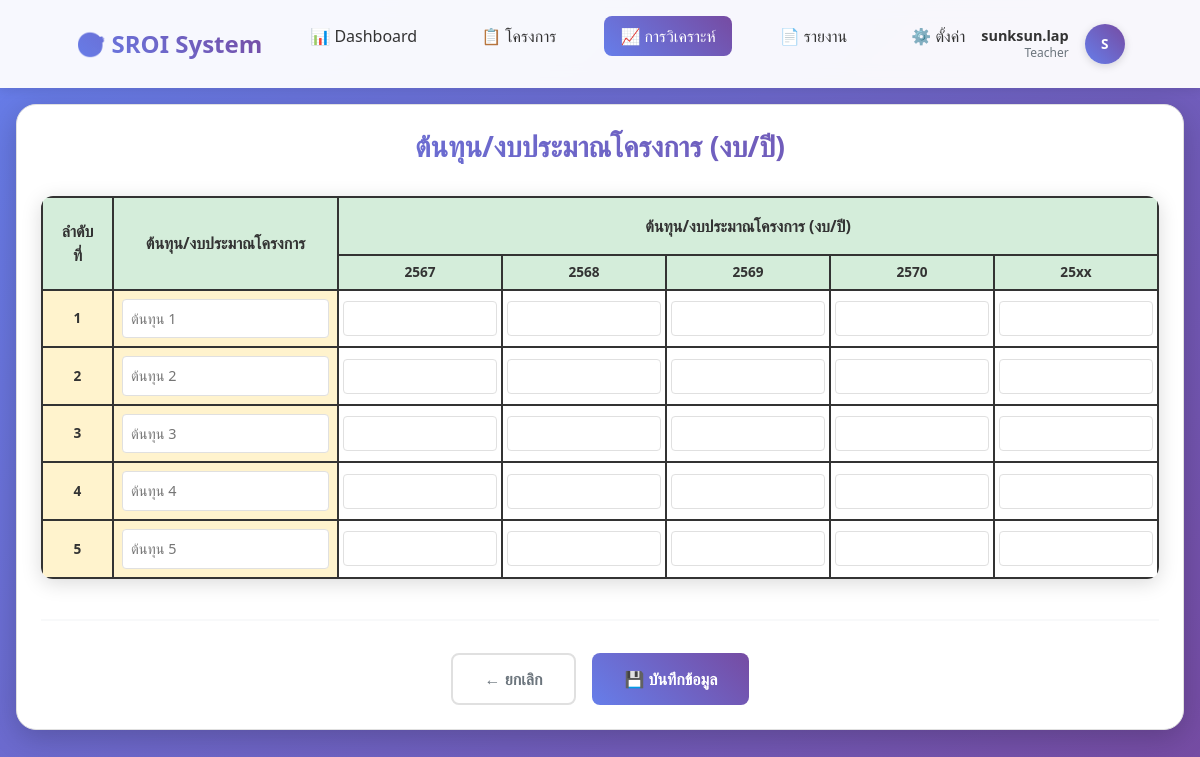
The page /impact_pathway/cost.php (signed in) on the database as committed earlier.
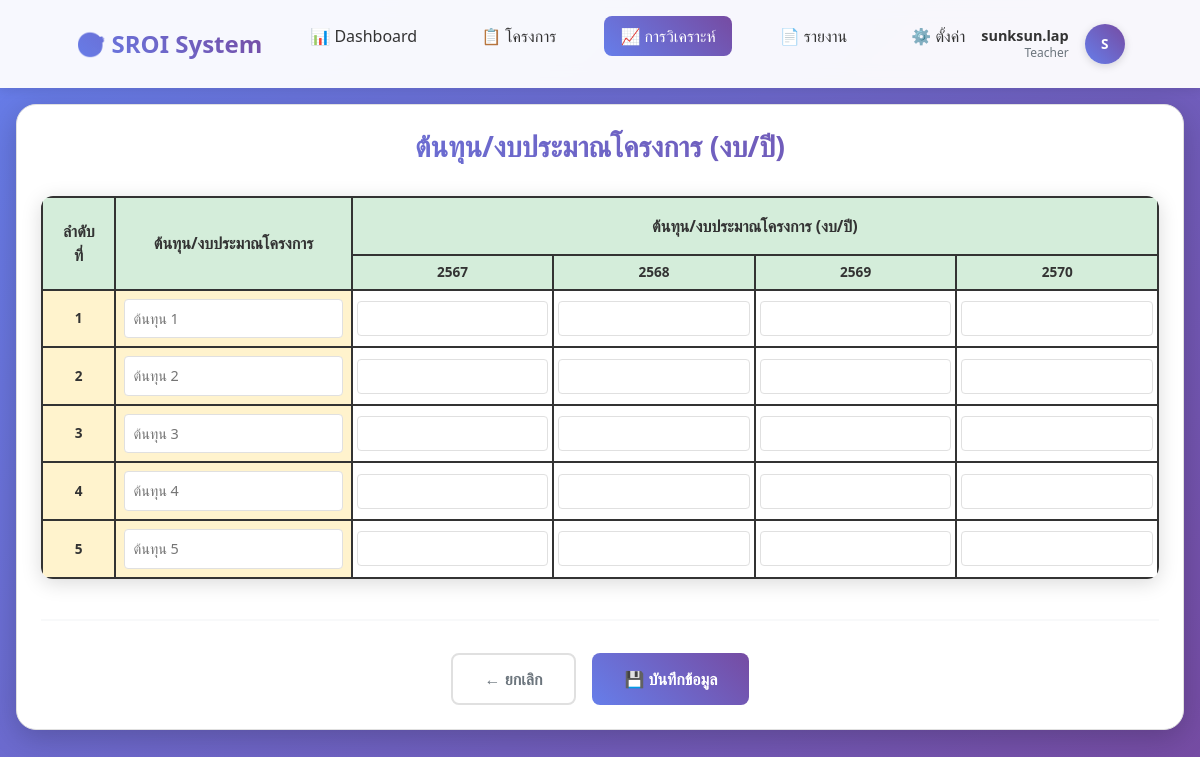
The same page on the database as committed later.
### tables this page shows
CREATE TABLE `years` (
  `year_id` int(11) NOT NULL,
  `year_be` varchar(10) NOT NULL COMMENT 'ปี พ.ศ. เช่น 2567, 2568',
  `year_ad` int(11) NOT NULL COMMENT 'ปี ค.ศ. เช่น 2024, 2025',
  `year_display` varchar(50) NOT NULL COMMENT 'ชื่อปีที่แสดง เช่น 2567, 25xx',
  `year_description` varchar(200) DEFAULT NULL COMMENT 'รายละเอียดปี',
  `is_active` tinyint(1) DEFAULT 1 COMMENT 'สถานะการใช้งาน',
  `sort_order` int(11) DEFAULT 0 COMMENT 'ลำดับการแสดงผล',
  `created_at` timestamp NOT NULL DEFAULT current_timestamp(),
  `updated_at` timestamp NOT NULL DEFAULT current_timestamp() ON UPDATE current_timestamp()
);

### impact_pathway/cost.php (the view, shortened to what this page needs)
<?php
require_once '../config.php';
$available_years = [];
$years_query = "SELECT year_be, year_display FROM years WHERE is_active = 1 ORDER BY sort_order ASC";
$years_result = mysqli_query($conn, $years_query);
if ($years_result) {
    while ($year = mysqli_fetch_assoc($years_result)) {
        $available_years[] = $year;
    }
}
?>
<!DOCTYPE html>
<html lang="th">
<head>
    <link href="https://cdn.jsdelivr.net/npm/bootstrap@5.3.0/dist/css/bootstrap.min.css" rel="stylesheet">
    <link href="https://cdnjs.cloudflare.com/ajax/libs/font-awesome/6.0.0/css/all.min.css" rel="stylesheet">
</head>
<body>
    <nav class="navbar">
        <div class="nav-container">
            <a href="index.php" class="logo">
                🎯 SROI System
            </a>
            <ul class="nav-menu">
                <li><a href="dashboard.php" class="nav-link">📊 Dashboard</a></li>
                <li><a href="project-list.php" class="nav-link">📋 โครงการ</a></li>
                <li><a href="analysis.php" class="nav-link active">📈 การวิเคราะห์</a></li>
                <li><a href="reports.php" class="nav-link">📄 รายงาน</a></li>
                <li><a href="settings.php" class="nav-link">⚙️ ตั้งค่า</a></li>
            </ul>
            <?php include '../user-menu.php'; ?>
        </div>
    </nav>
    <div class="main-container">
        <div class="form-container">
            <h2 class="form-title">ต้นทุน/งบประมาณโครงการ (งบ/ปี)</h2>
            <form method="POST" id="costForm">
                <table class="cost-table">
                    <thead>
                        <tr>
                            <th rowspan="2" class="header-main">ลำดับที่</th>
                            <th rowspan="2" class="header-main">ต้นทุน/งบประมาณโครงการ</th>
                            <th colspan="<?php echo count($available_years); ?>" class="header-main">ต้นทุน/งบประมาณโครงการ (งบ/ปี)</th>
                        </tr>
                        <tr>
                            <?php foreach ($available_years as $year): ?>
                                <th class="header-year"><?php echo htmlspecialchars($year['year_display']); ?></th>
                            <?php endforeach; ?>
                        </tr>
                    </thead>
                    <tbody>
                        <?php for ($i = 1; $i <= 5; $i++): ?>
                            <?php
                            $existing_name = '';
                            ?>
                            <tr>
                                <td class="row-number"><?php echo $i; ?></td>
                                <td class="cost-input">
                                    <input type="text" name="cost[<?php echo $i; ?>]"
                                        placeholder="ต้นทุน <?php echo $i; ?>"
                                        value="<?php echo htmlspecialchars($existing_name); ?>">
                                </td>
                                <?php foreach ($available_years as $year): ?>
                                    <?php
                                    $existing_value = '';
                                    ?>
                                    <td class="value-cell">
                                        <input type="text" name="value_<?php echo $i; ?>_<?php echo $year['year_be']; ?>"
                                               value="<?php echo $existing_value; ?>">
                                    </td>
                                <?php endforeach; ?>
                            </tr>
                        <?php endfor; ?>
                    </tbody>
                </table>
                <div class="form-actions">
                    <button type="button" class="btn btn-secondary" onclick="goBack()">
                        ← ยกเลิก
                    </button>
                    <button type="submit" class="btn btn-primary" id="submitBtn">
                        💾 บันทึกข้อมูล
                    </button>
                </div>
            </form>
        </div>
    </div>
</body>
</html>

Rows that differ between the two databases and show on the page:
removed years: year_display "25xx"
